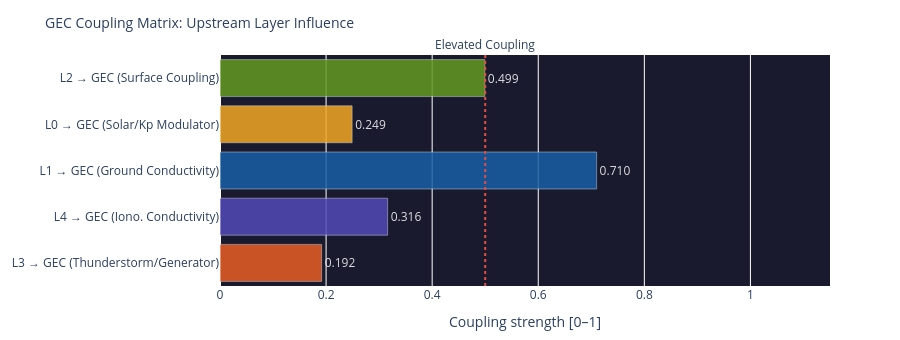

The code cell stored with this chart in its notebook:
### Code cell
# ============================================================
# COUPLING MATRIX – How strongly does each layer influence the GEC?
# ============================================================

# Coupling strengths (0–1) from upstream layer scores
def safe(v, default=0.0):
    return float(v) if v is not None else default

coupling = {
    'L3 → GEC\n(Thunderstorm/Generator)':    safe(l3_thunder_score, 0.15),
    'L4 → GEC\n(Iono. Conductivity)':    safe(l4_ioniz, 0.3),
    'L1 → GEC\n(Ground Conductivity)':   0.71,   # stabil (Ozeananteil)
    'L0 → GEC\n(Solar/Kp Modulator)':    safe(layer0.get('score') if layer0 else None, 0.25),
    'L2 → GEC\n(Surface Coupling)':      safe(layer2.get('components',{}).get('Elec. Surface Coupling',{}).get('score') if layer2 else None, 0.3),
}

names  = list(coupling.keys())
values = list(coupling.values())
colors = ['#E85D24','#534AB7','#185FA5','#F2A623','#639922']

fig = go.Figure(go.Bar(
    x=values, y=names,
    orientation='h',
    marker_color=colors, opacity=0.85,
    text=[f'{v:.3f}' for v in values],
    textposition='outside',
    textfont=dict(color='white')
))
fig.add_vline(x=0.5, line_dash='dot', line_color='#e74c3c',
              annotation_text='Elevated Coupling', annotation_position='top')
fig.update_layout(
    title=dict(text='GEC Coupling Matrix: Upstream Layer Influence', font=dict(size=14)),
    xaxis=dict(title='Coupling strength [0–1]', range=[0, 1.15]),
    height=340, plot_bgcolor='#1a1a2e', paper_bgcolor='rgba(0,0,0,0)',
    margin=dict(l=180, r=70, t=55, b=40)
)
fig.show()

### Figure 1 — Plotly figure (JSON) as saved in the notebook; plotly's stock layout.template omitted (floating-point values rounded to 4 significant figures)
{"data": [{"marker": {"color": ["#E85D24", "#534AB7", "#185FA5", "#F2A623", "#639922"]}, "opacity": 0.85, "orientation": "h", "text": ["0.192", "0.316", "0.710", "0.249", "0.499"], "textfont": {"color": "white"}, "textposition": "outside", "type": "bar", "x": [0.1916, 0.316, 0.71, 0.2491, 0.4993], "y": ["L3 → GEC\n(Thunderstorm/Generator)", "L4 → GEC\n(Iono. Conductivity)", "L1 → GEC\n(Ground Conductivity)", "L0 → GEC\n(Solar/Kp Modulator)", "L2 → GEC\n(Surface Coupling)"]}], "layout": {"annotations": [{"showarrow": false, "text": "Elevated Coupling", "x": 0.5, "xanchor": "center", "xref": "x", "y": 1, "yanchor": "bottom", "yref": "y domain"}], "height": 340, "margin": {"b": 40, "l": 180, "r": 70, "t": 55}, "paper_bgcolor": "rgba(0,0,0,0)", "plot_bgcolor": "#1a1a2e", "shapes": [{"line": {"color": "#e74c3c", "dash": "dot"}, "type": "line", "x0": 0.5, "x1": 0.5, "xref": "x", "y0": 0, "y1": 1, "yref": "y domain"}], "title": {"font": {"size": 14}, "text": "GEC Coupling Matrix: Upstream Layer Influence"}, "xaxis": {"range": [0, 1.15], "title": {"text": "Coupling strength [0–1]"}}}}
